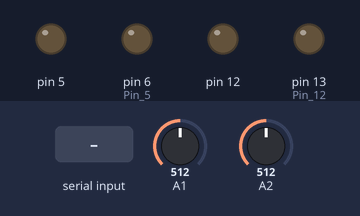
The sketch below on a simulated Arduino Uno, built with avr-gcc and run on an emulated ATmega328P. On the bench: output pins drawn as LEDs (lit = HIGH). The test bench sets the inputs (shaded band); at power-on: A1 = 512, A2 = 512. What the sketch prints to the serial monitor is not drawn.

Above: at 1.2 s.
1.3 s: "r\n" received over Serial
3.8 s: "R\n" received over Serial
At 6.1 s:
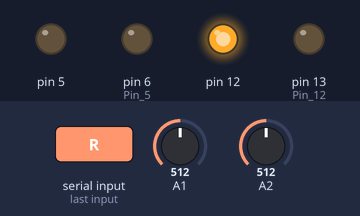
Timing chart, 0 to 7.6 s (numbered marks = the images above; inputs shaded):
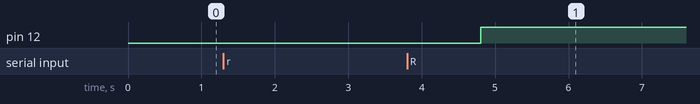

Measured:
- after the input at 1.3 s, every drawn part: stays the same
- after the input at 3.8 s, pin 12: LOW → HIGH after 1.0 s

The sketch:

PWM_control.ino
```cpp
const byte analogPin = A0;  // A1 = Vd ; A0 = VR ; 給 PIN5、6 輸出PWM
const int Vd = 1023;        // VDD/source
int Confirm=3;
float duty;
int retry;                  // 重新輸入

void setup() {
  Serial.begin(9600);
  pinMode(5,OUTPUT);
  pinMode(6,OUTPUT);        // Pin 5、6輸出PW
  pinMode(12,OUTPUT);
  pinMode(13,OUTPUT);       // Pin 12、13控制方向
}

void loop() {
  for (int i = 100; i>0; i-- ){             // PWM緩關閉
    if (Confirm == 1){
      analogWrite(5, (duty*i/100*255));
      analogWrite(6, 0);
      delay(100);
    }
    if (Confirm == 0){
      analogWrite(6, (duty*i/100*255));
      analogWrite(5, 0);
      delay(100);
    }
  }

  digitalWrite(5, LOW);
  digitalWrite(6, LOW);
  digitalWrite(12, LOW);
  digitalWrite(13, LOW);
  delay(100);               // Dead time設定避免短路

  //float VR_Value= analogRead(analogPin);   //10bits解析度
  //float VR_Value= 500;   //10bits解析度
  //float duty = VR_Value/Vd;
  Serial.println("\n=== DUTY 值設定 ===");      // 輸入Duty
  float VR_Value = inputInt("0~100%");
  duty = VR_Value/100;

  while (true){
    Serial.println("\n=== PWM 控制系统 ==="); // 選擇腳位
    Serial.println("選擇轉向");
    int confirm = inputInt("順轉1 / 反轉0");
    Confirm = confirm;                       // Confirm為全域變數避免迴圈結束失去數值

    if (confirm == 1){                       // 選擇1順轉，0反轉
      digitalWrite(12, LOW);
      digitalWrite(13, HIGH);
      break;
    }
    if (confirm == 0){
      digitalWrite(13, LOW);
      digitalWrite(12, HIGH);
      break;
    }
  }

  for (int i = 0; i<255; i++ ){               // PWM緩啟動
    int breakpoint = ChooseDirect();          // 依據方才的輸入決定PWM調控的MOSFET

    if (Confirm == 1){
      analogWrite(5, (duty*i));
      analogWrite(6, 0);
    }
    if (Confirm == 0){
      analogWrite(6, (duty*i));
      analogWrite(5, 0);
    }

    if (breakpoint == 1){                      // 跳出迴圈用，若迴圈時輸入r or R則結束迴圈
      retry = 1;
      break;
    }

    Serial.println(analogRead(A1));
    Serial.println(analogRead(A2));
    Serial.println("\n");                               // 控制迴圈時間，約0.1s執行一次
    delay(150);
  }

  while (true){
    //Serial.println(analogRead(A5));
    if (retry == 1){                            // 跳出for loop後再跳出 while loop回到開頭重新輸入
      break;
    }
    if (Confirm == 1){                          // 緩啟動結束後條回輸出
      analogWrite(5, duty*255);
    }
    if (Confirm == 0){
      analogWrite(6, duty*255);
    }
    if (Serial.available() > 0) {                 // 檢查是否有輸入
      String input = Serial.readStringUntil('\n');
      input.trim(); // 移除空白字元
      if (input == "r" || input == "R") {       // 回到開頭重新輸入
          Serial.println("重新選擇轉向...");
          //while (Serial.available() > 0) {
          //  Serial.read();
          //}
          break;
      }
    }
    Serial.println(analogRead(A1));
    Serial.println("!");
    Serial.println(analogRead(A2));
    Serial.println("\n");
  }
}


int inputInt(String prompt) {
  //Serial.print(prompt);
  //while (Serial.available() == 0);  // 等待使用者輸入
  //return Serial.parseInt();         // 讀取整數
  // 加入逾時保護 -
  unsigned long startTime = millis();
  const unsigned long TIMEOUT_MS = 120000;  // 120秒逾時

  while (Serial.available() == 0) {
    // 檢查逾時
    if (millis() - startTime > TIMEOUT_MS) {
      return 3;  // 返回預設值
    }
    delay(10);  // 短暫延遲，避免CPU滿載
  }

  Serial.print(prompt);
  while (Serial.available() == 0);    // 等待使用者輸入
  int result = Serial.parseInt();
  while (Serial.available() > 0) {    // 清空剩餘的輸入緩衝區
    Serial.read();
  }
  return result;
}

int ChooseDirect() {                  // 選擇方向
  if (Serial.available() > 0) {
    String input = Serial.readStringUntil('\n');
    input.trim(); // 移除空白字元
    if (input == "r" || input == "R") {
        Serial.println("重新選擇轉向...");
        return 1;
    }
  }
  return 0;
}
```
